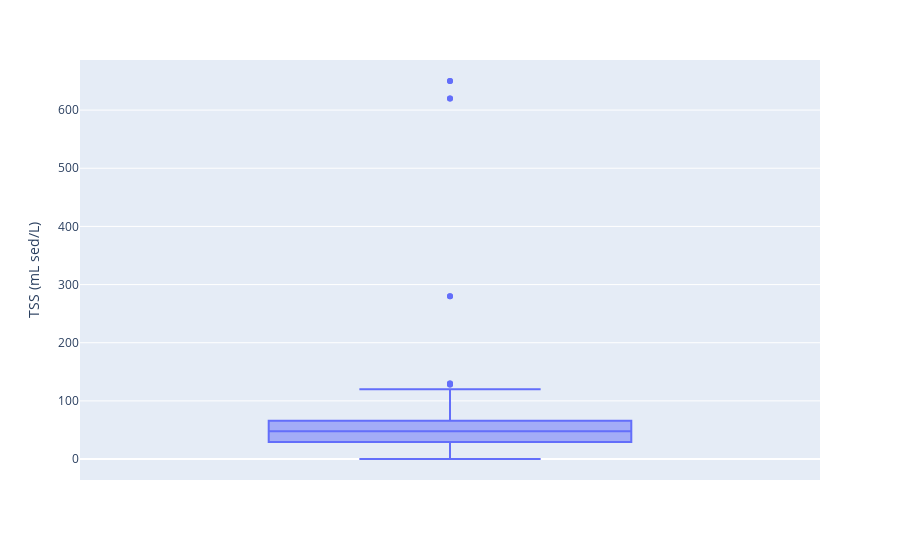

Write notebook code for a chart like this one.
### Code cell
import plotly.express as px

fig = px.box(df, y="TSS\n(mL sed/L)")
fig.show()

### Figure 1 — Plotly figure (JSON) as saved in the notebook; plotly's stock layout.template omitted (floating-point values rounded to 4 significant figures; data arrays with more than 128 entries replaced by an {"elided": "..."} marker saying what was removed)
{"data": [{"alignmentgroup": "True", "hovertemplate": "TSS\n(mL sed/L)=%{y}<extra></extra>", "legendgroup": "", "marker": {"color": "#636efa"}, "name": "", "notched": false, "offsetgroup": "", "orientation": "v", "showlegend": false, "type": "box", "x0": " ", "xaxis": "x", "y": {"elided": "219 float values"}, "y0": " ", "yaxis": "y"}], "layout": {"autosize": true, "boxmode": "group", "legend": {"tracegroupgap": 0}, "margin": {"t": 60}, "xaxis": {"anchor": "y", "autorange": true, "domain": [0, 1], "range": [-0.5, 0.5], "type": "category"}, "yaxis": {"anchor": "x", "autorange": true, "domain": [0, 1], "range": [-36.01, 686.1], "title": {"text": "TSS\n(mL sed/L)"}, "type": "linear"}}}
